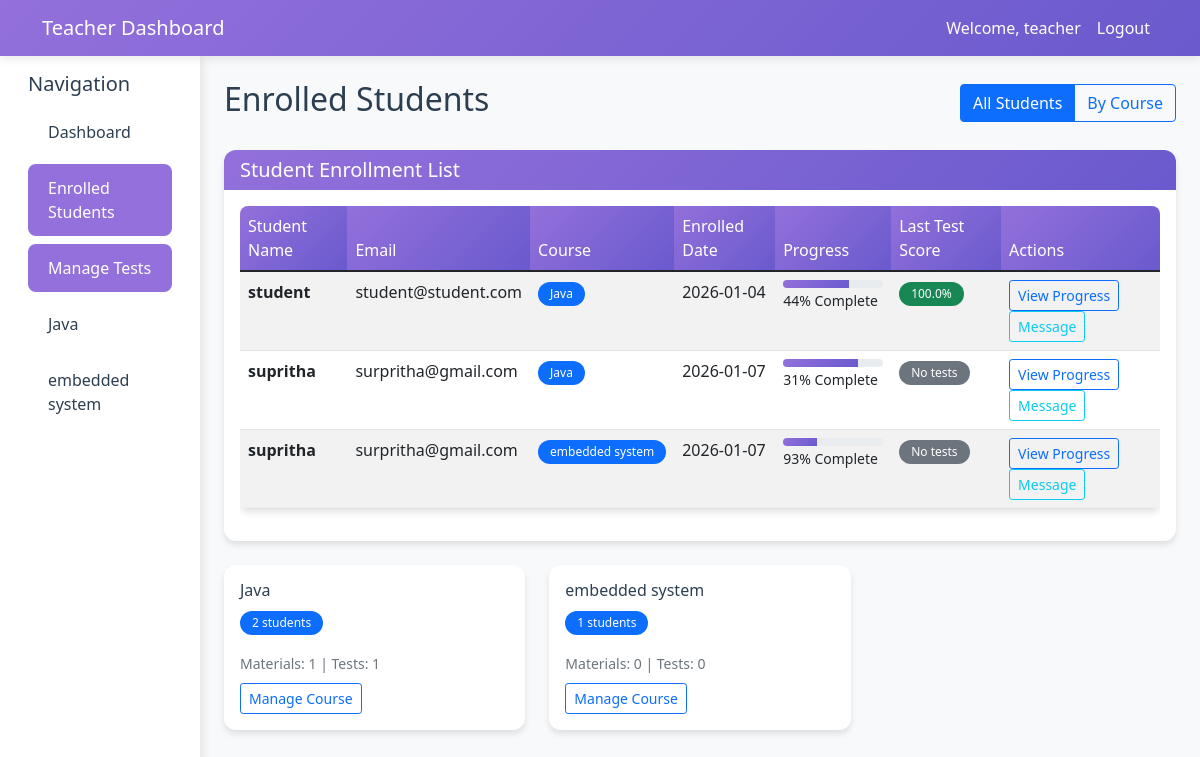
The page /teacher/students (signed in) on the database its author committed.
### models.py (models this page shows, shortened)
class User(UserMixin, db.Model):
    id = db.Column(db.Integer, primary_key=True)
    username = db.Column(db.String(80), unique=True, nullable=False)
    email = db.Column(db.String(120), unique=True, nullable=False)
    password_hash = db.Column(db.String(128))
    role = db.Column(db.String(20), nullable=False)  # admin, teacher, student
    created_at = db.Column(db.DateTime, default=datetime.utcnow)
    teacher_profile = db.relationship('Teacher', backref='user', uselist=False)
    student_profile = db.relationship('Student', backref='user', uselist=False)

class Course(db.Model):
    id = db.Column(db.Integer, primary_key=True)
    title = db.Column(db.String(200), nullable=False)
    description = db.Column(db.Text)
    teacher_id = db.Column(db.Integer, db.ForeignKey('teacher.id'), nullable=False)
    created_at = db.Column(db.DateTime, default=datetime.utcnow)
    materials = db.relationship('CourseMaterial', backref='course', lazy=True)
    enrollments = db.relationship('Enrollment', backref='course', lazy=True)
    tests = db.relationship('Test', backref='course', lazy=True)

class Student(db.Model):
    id = db.Column(db.Integer, primary_key=True)
    user_id = db.Column(db.Integer, db.ForeignKey('user.id'), nullable=False)
    full_name = db.Column(db.String(100), nullable=False)
    grade_level = db.Column(db.String(50))
    enrollments = db.relationship('Enrollment', backref='student', lazy=True)
    test_results = db.relationship('TestResult', backref='student', lazy=True)

class Enrollment(db.Model):
    id = db.Column(db.Integer, primary_key=True)
    student_id = db.Column(db.Integer, db.ForeignKey('student.id'), nullable=False)
    course_id = db.Column(db.Integer, db.ForeignKey('course.id'), nullable=False)
    enrolled_at = db.Column(db.DateTime, default=datetime.utcnow)

class TestResult(db.Model):
    id = db.Column(db.Integer, primary_key=True)
    student_id = db.Column(db.Integer, db.ForeignKey('student.id'), nullable=False)
    test_id = db.Column(db.Integer, db.ForeignKey('test.id'), nullable=False)
    score = db.Column(db.Float, nullable=False)
    total_questions = db.Column(db.Integer, nullable=False)
    completed_at = db.Column(db.DateTime, default=datetime.utcnow)
    answers_data = db.Column(db.Text)  # JSON string of student answers

### app.py (the view)
@app.route('/teacher/students')
@login_required
def enrolled_students():
    if current_user.role != 'teacher':
        flash('Access denied', 'error')
        return redirect(url_for('login'))
    teacher = Teacher.query.filter_by(user_id=current_user.id).first()
    courses = Course.query.filter_by(teacher_id=teacher.id).all()
    enrollments = []
    for course in courses:
        for enrollment in course.enrollments:
            latest_result = TestResult.query.filter_by(student_id=enrollment.student_id)\
                .join(Test)\
                .filter(Test.course_id == course.id)\
                .order_by(TestResult.completed_at.desc())\
                .first()
            enrollments.append({
                'course': course,
                'student': enrollment.student,
                'enrolled_at': enrollment.enrolled_at,
                'latest_result': latest_result
            })
    return render_template('teacher/students.html', enrollments=enrollments, theme_color=THEME_COLOR)

### app.py (called while the page is built)
@login_manager.user_loader
def load_user(user_id):
    return User.query.get(int(user_id))

### templates/teacher/students.html (shortened to what this page needs)
<!DOCTYPE html>
<html lang="en">
<head>
    <link href="https://cdn.jsdelivr.net/npm/bootstrap@5.1.3/dist/css/bootstrap.min.css" rel="stylesheet">
    <link href="{{ url_for('static', filename='css/style.css') }}" rel="stylesheet">
</head>
<body>
    <nav class="navbar navbar-expand-lg navbar-dark">
        <div class="container">
            <a class="navbar-brand" href="#">Teacher Dashboard</a>
            <div class="navbar-nav ms-auto">
                <span class="nav-link">Welcome, {{ current_user.username }}</span>
                <a class="nav-link" href="{{ url_for('logout') }}">Logout</a>
            </div>
        </div>
    </nav>
    <div class="container-fluid">
        <div class="row">
            <div class="col-md-3 col-lg-2 sidebar">
                <div class="p-3">
                    <h5>Navigation</h5>
                    <ul class="nav flex-column">
                        <li class="nav-item">
                            <a class="nav-link" href="{{ url_for('teacher_dashboard') }}">Dashboard</a>
                        </li>
                        <li class="nav-item">
                            <a class="nav-link active" href="{{ url_for('enrolled_students') }}">Enrolled Students</a>
                        </li>
						                        <li class="nav-item">
                            <a class="nav-link active" href="{{ url_for('manage_tests') }}">Manage Tests</a>
                        </li>
                        {% for course in current_user.teacher_profile.courses %}
                        <li class="nav-item">
                            <a class="nav-link" href="{{ url_for('manage_materials', course_id=course.id) }}">{{ course.title }}</a>
                        </li>
                        {% endfor %}
                    </ul>
                </div>
            </div>
            <div class="col-md-9 col-lg-10 ms-sm-auto px-4 py-4">
                <div class="d-flex justify-content-between align-items-center mb-4">
                    <h2>Enrolled Students</h2>
                    <div class="btn-group">
                        <button class="btn btn-outline-primary active" id="viewAll">All Students</button>
                        <button class="btn btn-outline-primary" id="viewByCourse">By Course</button>
                    </div>
                </div>
                <div class="card">
                    <div class="card-header">
                        <h5 class="card-title mb-0">Student Enrollment List</h5>
                    </div>
                    <div class="card-body">
                        {% if enrollments %}
                            <div class="table-responsive">
                                <table class="table table-striped" id="studentsTable">
                                    <thead>
                                        <tr>
                                            <th>Student Name</th>
                                            <th>Email</th>
                                            <th>Course</th>
                                            <th>Enrolled Date</th>
                                            <th>Progress</th>
                                            <th>Last Test Score</th>
                                            <th>Actions</th>
                                        </tr>
                                    </thead>
                                    <tbody>
                                        {% for enrollment in enrollments %}
                                        {% set student = enrollment.student %}
                                        {% set course = enrollment.course %}
                                        <tr data-course="{{ course.title }}">
                                            <td>
                                                <strong>{{ student.full_name }}</strong>
                                            </td>
                                            <td>{{ student.user.email }}</td>
                                            <td>
                                                <span class="badge bg-primary">{{ course.title }}</span>
                                            </td>
                                            <td>{{ enrollment.enrolled_at.strftime('%Y-%m-%d') }}</td>
                                            <td>
                                                <div class="progress" style="height: 8px; width: 100px;">
                                                    <div class="progress-bar" style="width: {{ range(25, 96) | random }}%;"></div>
                                                </div>
                                                <small>{{ range(25, 96) | random }}% Complete</small>
                                            </td>
                                            <td>
                                                {% if enrollment.latest_result %}
                                                <span class="badge {% if enrollment.latest_result.score >= 70 %}bg-success{% elif enrollment.latest_result.score >= 50 %}bg-warning{% else %}bg-danger{% endif %}">
                                                    {{ "%.1f"|format(enrollment.latest_result.score) }}%
                                                </span>
                                                {% else %}
                                                <span class="badge bg-secondary">No tests</span>
                                                {% endif %}
                                            </td>
                                            <td>
                                                <a href="{{ url_for('view_student_progress', student_id=student.id) }}"
                                                   class="btn btn-sm btn-outline-primary">View Progress</a>
                                                <a href="{{ url_for('send_message_to_student', student_id=student.id) }}"
                                                   class="btn btn-sm btn-outline-info">Message</a>
                                            </td>
                                        </tr>
                                        {% endfor %}
                                    </tbody>
                                </table>
                            </div>
                        {% else %}
                            <p class="text-muted text-center">No students enrolled in your courses yet.</p>
                        {% endif %}
                    </div>
                </div>
                <div class="row mt-4">
                    {% set courses_dict = {} %}
                    {% for enrollment in enrollments %}
                        {% set course = enrollment.course %}
                    {% endfor %}
                    {% for course_info in courses_dict.values() %}
                    <div class="col-md-4 mb-3">
                        <div class="card">
                            <div class="card-body">
                                <h6 class="card-title">{{ course_info.course.title }}</h6>
                                <p class="card-text">
                                    <span class="badge bg-primary">{{ course_info.count }} students</span>
                                </p>
                                <div class="mt-2">
                                    <small class="text-muted">
                                        Materials: {{ course_info.course.materials|length }} |
                                        Tests: {{ course_info.course.tests|length }}
                                    </small>
                                </div>
                                <a href="{{ url_for('manage_materials', course_id=course_info.course.id) }}" class="btn btn-sm btn-outline-primary mt-2">Manage Course</a>
                            </div>
                        </div>
                    </div>
                    {% endfor %}
                </div>
            </div>
        </div>
    </div>
</body>
</html>

### static/css/style.css (style rules this page uses)
:root { --primary-color: #9370DB; --primary-dark: #7B68EE; --primary-light: #AB9BFF; --secondary-color: #6A5ACD; --accent-color: #483D8B; --text-dark: #2C3E50; --text-light: #7F8C8D; --bg-light: #F8F9FA; --bg-white: #FFFFFF; --success-color: #28A745; --warning-color: #FFC107; --danger-color: #DC3545; --info-color: #17A2B8; }
body { font-family: 'Segoe UI', Tahoma, Geneva, Verdana, sans-serif; background-color: var(--bg-light); color: var(--text-dark); }
.navbar { background: linear-gradient(135deg, var(--primary-color), var(--secondary-color)); box-shadow: 0 2px 10px rgba(0,0,0,0.1); }
.navbar-brand, .navbar-nav .nav-link { color: white !important; font-weight: 500; }
.sidebar { background: var(--bg-white); min-height: calc(100vh - 56px); box-shadow: 2px 0 10px rgba(0,0,0,0.1); }
.sidebar .nav-link { color: var(--text-dark); padding: 12px 20px; border-radius: 8px; margin: 4px 0; transition: all 0.3s ease; }
.sidebar .nav-link:hover, .sidebar .nav-link.active { background-color: var(--primary-color); color: white; }
.card { border: none; border-radius: 12px; box-shadow: 0 4px 6px rgba(0,0,0,0.1); transition: transform 0.3s ease; margin-bottom: 20px; }
.card-header { background: linear-gradient(135deg, var(--primary-color), var(--secondary-color)); color: white; border-radius: 12px 12px 0 0 !important; border: none; }
.table { background: white; border-radius: 8px; overflow: hidden; box-shadow: 0 4px 6px rgba(0,0,0,0.1); }
.table th { background: linear-gradient(135deg, var(--primary-color), var(--secondary-color)); color: white; border: none; font-weight: 500; }
.progress { height: 8px; border-radius: 4px; background-color: #E9ECEF; }
.progress-bar { background: linear-gradient(135deg, var(--primary-color), var(--secondary-color)); }
.badge { padding: 6px 12px; border-radius: 20px; font-weight: 500; }

### rows shown on the page
User: username "teacher"
Course: title "Java", title "Java" "Java", course "Java"
Course: title "embedded system", title "embedded system", course "embedded system"
Student: full_name "student"
User: user.email "student@student.com"
Enrollment: enrolled_at "2026-01-04"
TestResult: latest_result.score "100.0"
Student: full_name "supritha" "supritha"
User: user.email "surpritha@gmail.com" "surpritha@gmail.com"
Enrollment: enrolled_at "2026-01-07"
Enrollment: enrolled_at "2026-01-07"

### other values the page prints
{{ course_info.count }} "2" "1"
{{ course_info.course.materials|length }} "1" "0"
{{ course_info.course.tests|length }} "1" "0"
